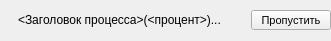
<?xml version="1.0" encoding="UTF-8"?>
<ui version="4.0">
 <class>LoadingItem</class>
 <widget class="QWidget" name="LoadingItem">
  <property name="geometry">
   <rect>
    <x>0</x>
    <y>0</y>
    <width>331</width>
    <height>41</height>
   </rect>
  </property>
  <property name="windowTitle">
   <string>Form</string>
  </property>
  <layout class="QHBoxLayout" name="horizontalLayout">
   <property name="spacing">
    <number>4</number>
   </property>
   <property name="leftMargin">
    <number>0</number>
   </property>
   <property name="topMargin">
    <number>0</number>
   </property>
   <property name="rightMargin">
    <number>0</number>
   </property>
   <property name="bottomMargin">
    <number>0</number>
   </property>
   <item>
    <widget class="QStackedWidget" name="stackedWidget">
     <property name="minimumSize">
      <size>
       <width>14</width>
       <height>14</height>
      </size>
     </property>
     <property name="maximumSize">
      <size>
       <width>14</width>
       <height>14</height>
      </size>
     </property>
     <property name="currentIndex">
      <number>1</number>
     </property>
     <widget class="QWidget" name="pageCheck">
      <layout class="QVBoxLayout" name="verticalLayout">
       <property name="spacing">
        <number>0</number>
       </property>
       <property name="leftMargin">
        <number>0</number>
       </property>
       <property name="topMargin">
        <number>0</number>
       </property>
       <property name="rightMargin">
        <number>0</number>
       </property>
       <property name="bottomMargin">
        <number>0</number>
       </property>
       <item>
        <widget class="QLabel" name="labelCheck">
         <property name="minimumSize">
          <size>
           <width>14</width>
           <height>14</height>
          </size>
         </property>
         <property name="maximumSize">
          <size>
           <width>14</width>
           <height>14</height>
          </size>
         </property>
         <property name="text">
          <string/>
         </property>
         <property name="pixmap">
          <pixmap resource="icons.qrc">:/icons/check-mark.png</pixmap>
         </property>
         <property name="scaledContents">
          <bool>true</bool>
         </property>
        </widget>
       </item>
      </layout>
     </widget>
     <widget class="QWidget" name="pageEmpty">
      <layout class="QVBoxLayout" name="verticalLayout_2">
       <property name="spacing">
        <number>0</number>
       </property>
       <property name="leftMargin">
        <number>0</number>
       </property>
       <property name="topMargin">
        <number>0</number>
       </property>
       <property name="rightMargin">
        <number>0</number>
       </property>
       <property name="bottomMargin">
        <number>0</number>
       </property>
       <item>
        <widget class="QLabel" name="labelEmpty">
         <property name="minimumSize">
          <size>
           <width>14</width>
           <height>14</height>
          </size>
         </property>
         <property name="maximumSize">
          <size>
           <width>14</width>
           <height>14</height>
          </size>
         </property>
         <property name="text">
          <string/>
         </property>
        </widget>
       </item>
      </layout>
     </widget>
    </widget>
   </item>
   <item>
    <widget class="QLabel" name="labelText">
     <property name="sizePolicy">
      <sizepolicy hsizetype="Expanding" vsizetype="Preferred">
       <horstretch>0</horstretch>
       <verstretch>0</verstretch>
      </sizepolicy>
     </property>
     <property name="text">
      <string>&lt;Заголовок процесса&gt;(&lt;процент&gt;)...</string>
     </property>
    </widget>
   </item>
   <item>
    <widget class="QPushButton" name="pushButtonSkip">
     <property name="maximumSize">
      <size>
       <width>700</width>
       <height>20</height>
      </size>
     </property>
     <property name="font">
      <font>
       <family>MS Shell Dlg 2</family>
       <pointsize>8</pointsize>
       <stylestrategy>PreferDefault</stylestrategy>
      </font>
     </property>
     <property name="layoutDirection">
      <enum>Qt::LeftToRight</enum>
     </property>
     <property name="styleSheet">
      <string notr="true"/>
     </property>
     <property name="text">
      <string>Пропустить</string>
     </property>
    </widget>
   </item>
  </layout>
 </widget>
 <resources>
  <include location="icons.qrc"/>
 </resources>
 <connections/>
</ui>
